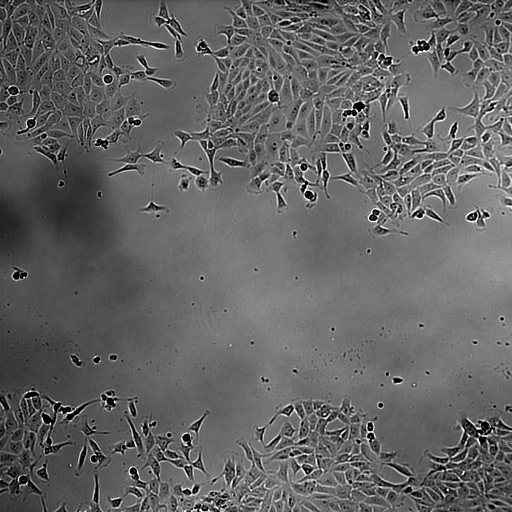
#> input picture DIC_SN_15_L7_Sum00.tif, 1024 x 1024 px (shown at 1/2 size)
$ jupyter execute --allow-errors 'Second Image DIC_SN_15_L7_Sum00.ipynb'
#> lines starting #> are read from the running program, lines starting #| are printed output that depends on the picture; after the words box and inside, x2 and y2 are one past the last pixel; in counts of white or black regions, pixels touching at a corner belong together; long printed decimals are rounded
### impavi.py
"""
I built a Python module with useful functions for Image Processing and Artificial Vision.
The impavi module is named using the initials (IM)age (P)rocessing and (A)rtificial (VI)sion.

You'll find some simple functions such as impavi.luminance(rgb) and impavi.equalize(im,plot=False)
There are more complex algorithms like Floyd-Steinbeirg (FS) algorithm for error compensation and
the implementation of a Kirsch Compass filter.

If the module is useful to you feel free to
share it citing "Ignacio Cordova; https://github.com/ignaciocordova"
"""

import numpy as np
import matplotlib.pyplot as plt
import scipy
import skimage
from scipy.ndimage.measurements import histogram
from sklearn.cluster import KMeans
from scipy import ndimage


# [27 lines left out: functions luminance, channels, not called in this run]


def equalize(im,plot=False):

    """"
    Equalize the histogram of a one-channel image.

    Inputs: gray-scale image and plot flag
    Output: equalized image
    """

    h = histogram(im,0,255,256)
    hc = np.cumsum(h)/(im.shape[0]*im.shape[1])

    im_eq = hc[im]

    h_im_eq = histogram(im_eq,0,1,256)
    h_im_eq_c = np.cumsum(h_im_eq)/(im.shape[0]*im.shape[1])

    if plot:

        plt.figure(constrained_layout=True,figsize=(20,20))

        plt.subplot(321)
        plt.imshow(im,cmap='gray')
        plt.title('Original')
        plt.axis('off')


        plt.subplot(322)
        plt.plot(h)
        plt.title('Original Histogram')

        plt.subplot(323)
        plt.plot(255*hc)
        plt.title('Histogram Cumulative Sum Normalized of Original Image')

        plt.subplot(326)
        plt.plot(h_im_eq)
        plt.title('Histogram of Equalized Image')

        plt.subplot(325)
        plt.imshow(im_eq,cmap='gray')
        plt.title('Equalized')
        plt.axis('off')


        plt.subplot(324)
        plt.plot(255*h_im_eq_c)
        plt.title('Histogram Cumulative sum of Equalized Image')

    return im_eq


# [174 lines left out: functions high_pass_filter, low_pass_filter, median_filters, FS, otsu_filter, JJN, not called in this run]


def kirsch_compass_kernel(im):
    """
    Applies a Kirsch compass filter to an image.

    Inputs: gray-scale image
    Output: Kirsch compass filtered image
    """

    #Es una matriz compuesta de 8 matrices 3x3
    kir = np.zeros([8, 3, 3])
    g1 = np.array([[5,5,5],[-3,0,-3],[-3,-3,-3]])
    g2 = np.array([[5,5,-3],[5,0,-3],[-3,-3,-3]])
    g3 = np.array([[5,-3,-3],[5,0,-3],[5,-3,-3]])
    g4 = np.array([[-3,-3,-3],[5,0,-3],[5,5,-3]])
    g5 = np.array([[-3,-3,-3],[-3,0,-3],[5,5,5]])
    g6 = np.array([[-3,-3,-3],[-3,0,5],[-3,5,5]])
    g7 = np.array([[-3,-3,5],[-3,0,5],[-3,-3,5]])
    g8 = np.array([[-3, 5, 5],[-3,0,5],[-3,-3,-3]])

    convo_kirsch=np.zeros((8, im.shape[0], im.shape[1]))

    convo_kirsch[0,:,:] = np.abs(ndimage.convolve(im, g1))
    convo_kirsch[1,:,:] = np.abs(ndimage.convolve(im, g2))
    convo_kirsch[2,:,:] = np.abs(ndimage.convolve(im, g3))
    convo_kirsch[3,:,:] = np.abs(ndimage.convolve(im, g4))
    convo_kirsch[4,:,:] = np.abs(ndimage.convolve(im, g5))
    convo_kirsch[5,:,:] = np.abs(ndimage.convolve(im, g6))
    convo_kirsch[6,:,:] = np.abs(ndimage.convolve(im, g7))
    convo_kirsch[7,:,:] = np.abs(ndimage.convolve(im, g8))

    im_kirsch = np.zeros((im.shape[0],im.shape[1]))

    for ii in range(im.shape[0]):
        for jj in range(im.shape[1]):
            im_kirsch[ii, jj] = np.amax(convo_kirsch[0:8, ii, jj])

    return im_kirsch


# [22 lines left out: function color_reduction, not called in this run]


def reshape_channel(channel):
  "Reshapes a 2D array into a column vector"
  return channel.reshape(channel.shape[0]*channel.shape[1],1)


# [46 lines left out: functions reshape_rgb, apply_kmeans, not called in this run]


"""
The following functions were specially built for a project that
you can find in my github.
"""

def show(string):
    """
    Shows an image saved as string

    Inputs: string
    Output: None
    """
#> called with string = 'DIC_SN_15_L7_Sum00.tif'
    im = plt.imread(string)
#> im is the input picture: shape (1024, 1024); min 0, max 255, mean 100.1
    plt.figure(constrained_layout=True,figsize=(8,8))
    plt.imshow(im,cmap='gray')
    plt.axis('off')

# [57 lines left out: functions hfreq_segmentation, edge_enhanced_segmentation, get_ssim, not called in this run]

def state_of_the_art(string):
    """
    Computes the structural similarity index between the results obtained and the manually segmented image.
    Plots the each one of the results with its respective SSIM.

    Inputs: string
    Output: none
    """
#> called with string = 'DIC_SN_15_L7_Sum00'
    im_manual = plt.imread(string+'_manual.png')
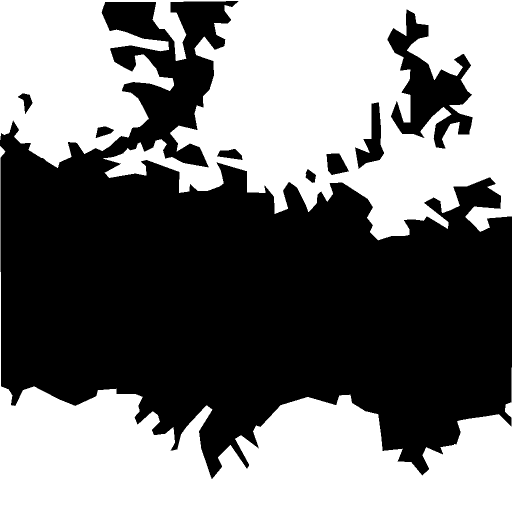
#> input picture DIC_SN_15_L7_Sum00_manual.png, 1024 x 1024 px (shown at 1/2 size)
#> im_manual: shape (1024, 1024) float32; values 0 (black) and 1 (white), 48% white; 2 white regions, box (x1, y1, x2, y2) and area: (0, 0, 1024, 481) 312039, (0, 292, 1024, 1024) 191597
    im_topman = plt.imread(string+'_topman.png')
    im_tscratch = plt.imread(string+'_tscratch.png')
    im_multiceg_Seg = plt.imread(string+'_multiCellSeg.png')

    ssim_topman = skimage.metrics.structural_similarity(im_manual,im_topman)
    ssim_tscratch = skimage.metrics.structural_similarity(im_manual,im_tscratch)
    ssim_multiceg_Seg = skimage.metrics.structural_similarity(im_manual,im_multiceg_Seg)
    plt.figure(figsize=(20,20))
    plt.subplot(141)
    plt.imshow(im_manual,cmap='gray')
    plt.title('Manually segmented (target)')

    plt.subplot(142)
    plt.imshow(im_topman,cmap='gray')
    plt.title('Topman SSIM={:.2f}'.format(ssim_topman))

    plt.subplot(143)
    plt.imshow(im_tscratch,cmap='gray')
    plt.title('Tscratch SSIM={:.2f}'.format(ssim_tscratch))

    plt.subplot(144)
    plt.imshow(im_multiceg_Seg,cmap='gray')
    plt.title('MultiCellSeg SSIM={:.2f}'.format(ssim_multiceg_Seg))


def ssim_matrix(string,final):
    """
    Computes the structural similarity index between the results obtained and the manually segmented image.
    It also computes the SSIM between the results obtained.
    Builds a correlation matrix using all SSIMs

    Inputs: string and my final result of segmentation
    Output: correlation matrix
    """
    im_manual = plt.imread(string+'_manual.png')
    im_topman = plt.imread(string+'_topman.png')
    im_tscratch = plt.imread(string+'_tscratch.png')
    im_multiceg_Seg = plt.imread(string+'_multiCellSeg.png')

    #build a confussion matrix with all ssim values
    ssim = np.identity(5)
    ssim12 = skimage.metrics.structural_similarity(im_manual,im_topman)
    ssim13 = skimage.metrics.structural_similarity(im_manual,im_tscratch)
    ssim14 = skimage.metrics.structural_similarity(im_manual,im_multiceg_Seg)
    ssim15 = skimage.metrics.structural_similarity(im_manual,final)
    ssim[0,1] = np.round(ssim12,3)
    ssim[0,2] = np.round(ssim13,3)
    ssim[0,3] = np.round(ssim14,3)
    ssim[0,4] = np.round(ssim15,3)
    ssim21 = skimage.metrics.structural_similarity(im_topman,im_manual)
    ssim22 = skimage.metrics.structural_similarity(im_topman,im_tscratch)
    ssim23 = skimage.metrics.structural_similarity(im_topman,im_multiceg_Seg)
    ssim24 = skimage.metrics.structural_similarity(im_topman,final)
    ssim[1,0] = np.round(ssim21,3)
    ssim[1,2] = np.round(ssim22,3)
    ssim[1,3] = np.round(ssim23,3)
    ssim[1,4] = np.round(ssim24,3)
    ssim31 = skimage.metrics.structural_similarity(im_tscratch,im_manual)
    ssim32 = skimage.metrics.structural_similarity(im_tscratch,im_topman)
    ssim33 = skimage.metrics.structural_similarity(im_tscratch,im_multiceg_Seg)
    ssim34 = skimage.metrics.structural_similarity(im_tscratch,final)
    ssim[2,0] = np.round(ssim31,3)
    ssim[2,1] = np.round(ssim32,3)
    ssim[2,3] = np.round(ssim33,3)
    ssim[2,4] = np.round(ssim34,3)
    ssim41 = skimage.metrics.structural_similarity(im_multiceg_Seg,im_manual)
    ssim42 = skimage.metrics.structural_similarity(im_multiceg_Seg,im_topman)
    ssim43 = skimage.metrics.structural_similarity(im_multiceg_Seg,im_tscratch)
    ssim44 = skimage.metrics.structural_similarity(im_multiceg_Seg,final)
    ssim[3,0] = np.round(ssim41,3)
    ssim[3,1] = np.round(ssim42,3)
    ssim[3,2] = np.round(ssim43,3)
    ssim[3,4] = np.round(ssim44,3)

    ssim[4,0] = np.round(ssim15,3)
    ssim[4,1] = np.round(ssim24,3)
    ssim[4,2] = np.round(ssim34,3)
    ssim[4,3] = np.round(ssim44,3)
    return ssim

### Second Image DIC_SN_15_L7_Sum00.ipynb
[cell 1]
import numpy as np
import matplotlib.pyplot as plt
import scipy
from scipy import signal
import skimage
from scipy.ndimage.measurements import histogram
from skimage.filters.rank import entropy
from sklearn.cluster import KMeans
from scipy import ndimage
import impavi

# Image Segmentation techniques ( 2/3 )

The second image I will work with has a high structural complexity of the edges. This patterns will cause problems to the state of the art algorithms. This part of the study will provide a new way of obtaining features that can easily differentiate the two regions (cut and tissue). As you can see in the image below, **segmentation can not be performed based on color** so I will have to find other properties that vary between regions.

[cell 2]
impavi.show('DIC_SN_15_L7_Sum00.tif')

## State of the Art algorithms results

The function below displays the results obtained by the state of the art algorithms whith the corresponding SSIM obtained by each one. Note that it also shows the manually segmented image which will be used as target for the rest of the project.

#> (a cell that did not finish here is left out)

Once again, equalizing the image improves contrast and texture in tissue regions.

[cell 4]
im = plt.imread('DIC_SN_15_L7_Sum00.tif')
im_eq = impavi.equalize(im,plot=False)
#> in equalize, `h = histogram(im,0,255,256)`: h = 256 values, max 18176 at index 119, min 53 at index 249, mean 4096
#> in equalize, `hc = np.cumsum(h)/(im.shape[0]*im.shape[1])`: hc = 256 values from 0.0125 to 1
#> in equalize, `im_eq = hc[im]`:
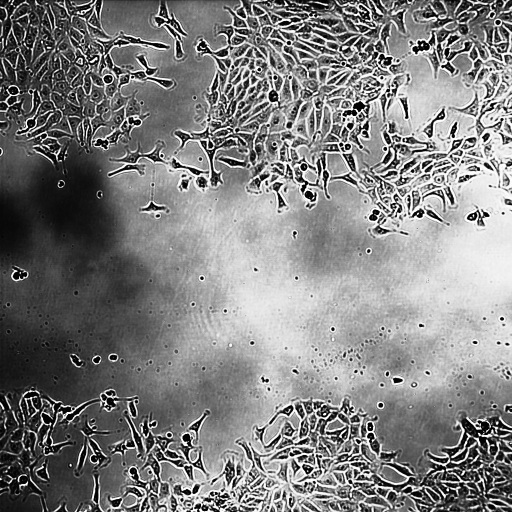
#> im_eq: shape (1024, 1024) float64 (shown at 1/2 size); min 0.0125, max 1, mean 0.505
#> in equalize, `h_im_eq = histogram(im_eq,0,1,256)`: h_im_eq = 256 values, max 18176 at index 194, min 0 at index 0, mean 4096
#> in equalize, `h_im_eq_c = np.cumsum(h_im_eq)/(im.shape[0]*im.shape[1])`: h_im_eq_c = 256 values from 0 to 1

plt.figure(figsize=(11,11))
plt.subplot(121)
plt.axis('off')
plt.imshow(im[800:,700:],cmap='gray')
plt.subplot(122)
plt.axis('off')
plt.imshow(im_eq[800:,700:],cmap='gray')
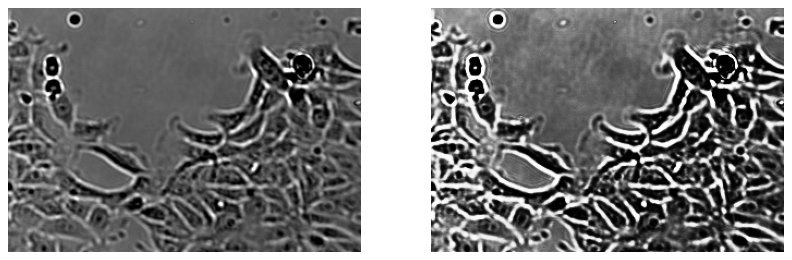
#> figure drawn by matplotlib, 2 panels

# Edge enhancement approach
## KIRSCH COMPASS KERNEL

I decided to apply this a technique which will exploit the edges of the tissue (and the absence of edges of the cut). This algorithm published in by *Kirsch, R. (1971)* in "*Computer determination of the constituent structure of biological images*" will give a very useful result to later apply the median filter.

[cell 5]
# I built the "impavi" module with fully documented functions with explanations and comments
im_kirsch = impavi.kirsch_compass_kernel(im_eq)
#> after the loop in kirsch_compass_kernel, `for ii in range(im.shape[0]):`:
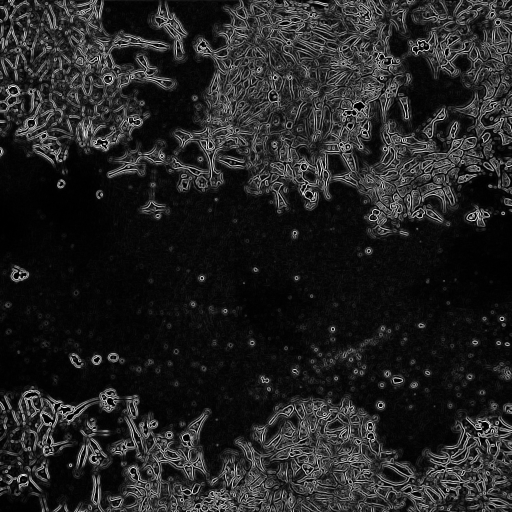
#> im_kirsch: shape (1024, 1024) float64 (shown at 1/2 size); min 0, max 14.7, mean 1.99; drawn with min black and max white
plt.figure(figsize=(8,8))
plt.imshow(im_kirsch,cmap='gray')
plt.axis('off')

With all the esdges enhanced, I proceed to apply median filters of diferent sizes in order to preserve the structure of the edges.

[cell 6]
media = scipy.signal.medfilt2d(im_kirsch, kernel_size=11)
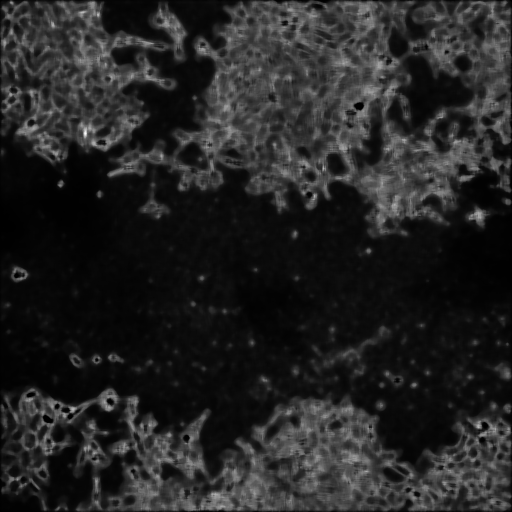
#> media: shape (1024, 1024) float64 (shown at 1/2 size); min 0, max 11.35, mean 1.64; drawn with min black and max white
plt.figure(figsize=(11,11))
plt.imshow(media,cmap='gray')

[cell 7]
media2 = scipy.signal.medfilt2d(media, kernel_size=[31,31])
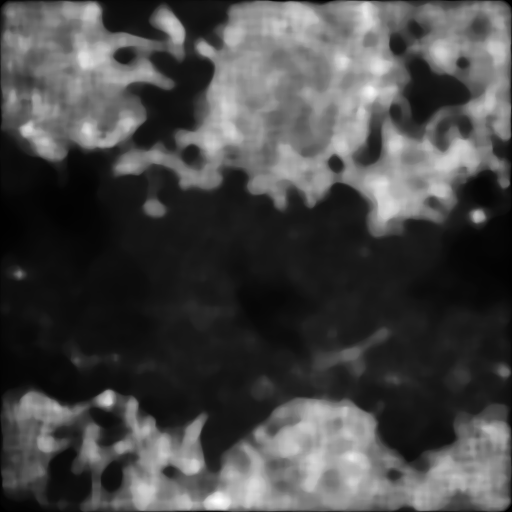
#> media2: shape (1024, 1024) float64 (shown at 1/2 size); min 0, max 5.38, mean 1.52; drawn with min black and max white
plt.figure(figsize=(11,11))
plt.imshow(media2,cmap='gray')

In this case we **must not** apply a low-pass filter. I binarize the image directly, otherwise, I would lose all the detailed I managed to preserve during the median filters application. In this case, the detailes plays a very important role since the cells form complex patterns.

A binarizing threshold of 0.75 times the Otsu's threshold results in an optimal SSIM

[cell 8]
final = media2>skimage.filters.threshold_otsu(media2)*0.75
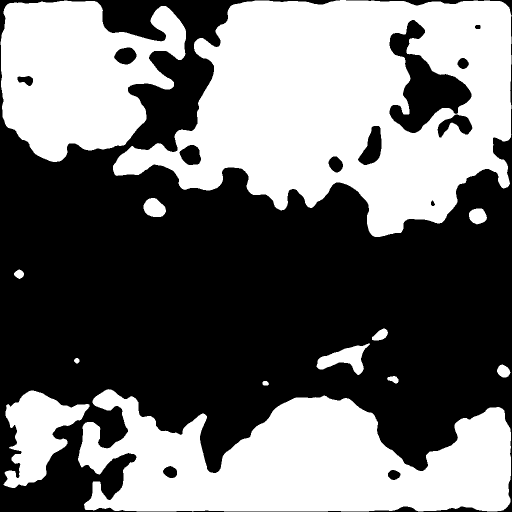
#> final: shape (1024, 1024) bool (shown at 1/2 size); 45% white; 13 white regions, largest, box (x1, y1, x2, y2) and area: (226, 0, 1023, 474) 227118, (156, 778, 1022, 1023) 139548, (1, 1, 372, 324) 81273
plt.figure(figsize=(14,14))
plt.subplot(121)
plt.axis('off')
plt.imshow(im,cmap='gray')
plt.subplot(122)
plt.axis('off')
plt.imshow(final,cmap='gray')

## SSIM of my result and of all the other algorithms

I finally proceed to compare the result obtained with the solution built manually provided in the dataset.

[cell 9]
target = plt.imread('DIC_SN_15_L7_Sum00_manual.png')
ssim = skimage.metrics.structural_similarity(target,final)
#> ssim = 0.866
print('The SSIM between the target and my result is:',ssim)
#| The SSIM between the target and my result is: 0.8657

[cell 10]
plt.figure(figsize=(14,14))
plt.subplot(121)
plt.axis('off')
plt.title('Manually constructed target')
plt.imshow(target,cmap='gray')
plt.subplot(122)
plt.axis('off')
plt.title('Result')
plt.imshow(final,cmap='gray')

The next function computes SSIM between the target and also of all possible combinations between my result and the state of the art algorithms' results. This provides a correlation matrix that can be represented with highly visual information about the performance of each one of the results.

#> (a cell that did not finish here is left out)


import seaborn as sn
import pandas as pd

sn.set(font_scale=2)

df_cm = pd.DataFrame(ssim, index = [i for i in ['Manual','Topman','TScratch','MultiCellSeg','My result']],
                  columns = [i for i in ['Manual','Topman','TScratch','MultiCellSeg','My result']])
plt.figure(figsize = (10,7))
sn.heatmap(df_cm, annot=True,fmt='.3g',)
